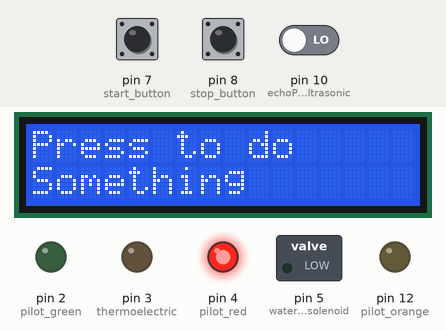
This sketch was run on a simulated Arduino Uno, built with avr-gcc and run on an emulated ATmega328P. Shown: 16×2 character LCD, switched loads named in the sketch (green lamp = pin HIGH), output pins drawn as LEDs (lit = HIGH). The test bench sets the inputs (shaded band); at power-on: pin 7 (start_button) HIGH, pin 8 (stop_button) HIGH, pin 10 (echoPin_ultrasonic) LOW. Pins used as bus, display or sensor lines are not drawn; what the sketch prints to the serial monitor is not drawn.

Above: at 3.3 s.
3.4 s: pin 7 (start_button) pulled LOW for 1 s
At 5.2 s:
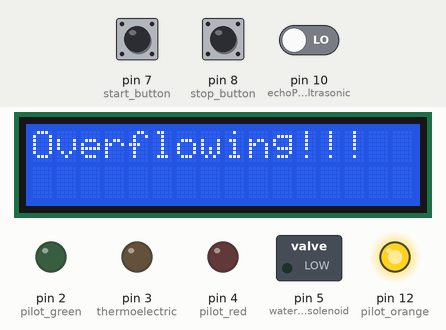
At 8.1 s:
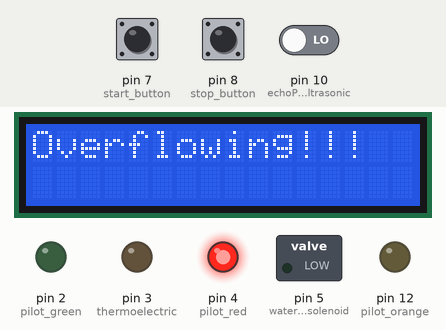
11.2 s: pin 7 (start_button) pulled LOW for 3.2 s
At 17.2 s:
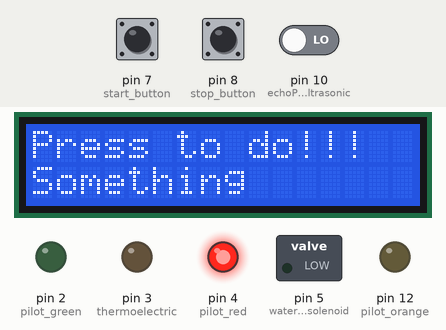
Timing chart, 0 to 18.7 s (numbered marks = the images above; inputs shaded):
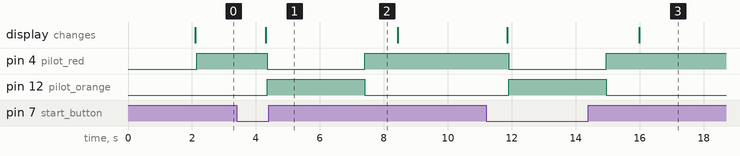

The sketch:

Hydroponics.ino
```cpp
#include <LiquidCrystal_I2C.h>
#include <DHT.h>
#define DHTPIN 6
#define DHTTYPE DHT22

// Discrete Values

const int water_air_solenoid = 5;
const int thermoelectric = 3;

// Analog Values

const int soil_moisture_L1 = A0;
const int soil_moisture_L2 = A1;
const int pt1000 = A2;

// Ultrasonic Sensor
const int trigPin_ultrasonic = 9;
const int echoPin_ultrasonic = 10;

// LCD Screen
LiquidCrystal_I2C lcd(0x27, 16, 2);

DHT dht(DHTPIN, DHTTYPE);
// Push Buttons
const int start_button = 7;
const int stop_button = 8;

// Pilot Lights
const int pilot_green = 2;
const int pilot_red = 4;
const int pilot_orange = 12;

// Float Values
float water_level = 0.0;
float env_temp = 0.0;
float water_temp = 0.0;
float sm_level_L1 = 0.0;
float sm_level_L2 = 0.0;

const float container_height = 15.4;

bool start_present_state = false;
bool stop_present_state = false;

bool START = false;
bool STOP = false;

const float vt_factor = 1.88;
const float offset = -14;


void setup() {
  // put your setup code here, to run once:

  pinMode(water_air_solenoid, OUTPUT);
  pinMode(thermoelectric, OUTPUT);

  pinMode(soil_moisture_L1, INPUT);
  pinMode(soil_moisture_L2, INPUT);
  pinMode(pt1000, INPUT);

  pinMode(trigPin_ultrasonic, OUTPUT);
  pinMode(echoPin_ultrasonic, INPUT);

  pinMode(start_button, INPUT_PULLUP);
  pinMode(stop_button, INPUT_PULLUP);

  pinMode(pilot_green, OUTPUT);
  pinMode(pilot_red, OUTPUT);
  pinMode(pilot_orange, OUTPUT);

  Serial.begin(9600);
  lcd.init();
  lcd.backlight();
  lcd.clear();
  dht.begin();
  Serial.println("Initializing...");
  lcd.setCursor(0, 0);
  lcd.print("Beginning...");
  Serial.println("Initializing Done.");
  Serial.println("Starting the Program...");
  delay(2000);
  lcd.clear();
  lcd.setCursor(0, 0);
  lcd.print("Press to do");
  lcd.setCursor(0, 1);
  lcd.print("Something");
  reset();
}


void loop() {
  // put your main code here, to run repeatedly:
  water_level = water_level_measure();
  selection();
  if (START) {
    if(water_level > 5){
      start_program();
    }else{
      START = false;
      STOP = true;
      lcd.clear();
      lcd.setCursor(0, 0);
      lcd.print("Overflowing!!!");
      reset();
      digitalWrite(pilot_red, LOW);
      digitalWrite(pilot_green, LOW);
      digitalWrite(pilot_orange, HIGH);
      delay(3000);

    }
  }
  if (STOP) {
    reset();
  }

  delayMicroseconds(500);
}

void start_program() {
  lcd.clear();
  digitalWrite(pilot_red, LOW);
  digitalWrite(pilot_green, HIGH);
  digitalWrite(pilot_orange, LOW);
  monitoring();
  monitoring_lcd();
  digitalWrite(water_air_solenoid, HIGH);
  delayMicroseconds(300);
  if(water_temp >= 23.00){
    digitalWrite(thermoelectric, HIGH);
  }else{
    digitalWrite(thermoelectric, LOW);
  }
  selection();
}

void reset() {
  delay(50);
  digitalWrite(water_air_solenoid, LOW);
  digitalWrite(thermoelectric, LOW);
  digitalWrite(pilot_red, HIGH);
  digitalWrite(pilot_green, LOW);
  digitalWrite(pilot_orange, LOW);
}


float water_level_measure() {
  digitalWrite(trigPin_ultrasonic, LOW);
  delayMicroseconds(2);
  digitalWrite(trigPin_ultrasonic, HIGH);
  delayMicroseconds(10);
  long duration = pulseIn(echoPin_ultrasonic, HIGH);
  float distance = duration * 0.034 / 2.0;
  return distance;
}

void monitoring() {
  env_temp= dht.readTemperature();
  int sensorValue = analogRead(pt1000);
  float voltage = sensorValue * (5.0/1023.0);
  water_temp = ((voltage * 100.0) / vt_factor) + offset;
  float water_level_percentage = ((container_height - water_level) / container_height) * 100;
  sm_level_L1 = map(analogRead(soil_moisture_L1), 0, 1024, 100, 0);
  sm_level_L2 = map(analogRead(soil_moisture_L2), 0, 1024, 100, 0);
  Serial.print("Water Level: ");
  Serial.print(water_level);
  Serial.print("DHT: ");
  Serial.print(env_temp);
  Serial.print("C PT1000: ");
  Serial.print(water_temp);
  Serial.print("C L1: ");
  Serial.print(sm_level_L1);
  Serial.print("% L2: ");
  Serial.print(sm_level_L2);
  Serial.println("%");
  delay(250);

}

void monitoring_lcd(){
  lcd.clear();
  lcd.print("Water Level = ");
  lcd.setCursor(0, 1);
  lcd.print(((container_height - water_level) / container_height) * 100);
  delay(1000);
  lcd.clear();
  lcd.print("Water Temp = ");
  lcd.setCursor(0, 1);
  lcd.print(water_temp);
  delay(1000);
  lcd.clear();
  lcd.print("Env Temp = ");
  lcd.setCursor(0, 1);
  lcd.print(env_temp);
  delay(1000);
  lcd.clear();
  lcd.print("Soil % = ");
  lcd.setCursor(0, 1);
  lcd.print((sm_level_L1 + sm_level_L2)/2);
  delay(1000);
}

void selection(){
  lcd.setCursor(0, 0);
  lcd.print("Press to do");
  lcd.setCursor(0, 1);
  lcd.print("Something");

  start_present_state = digitalRead(start_button);
  stop_present_state = digitalRead(stop_button);

  if(start_present_state == 0){
    Serial.println("Starting Program");
    START = true;
    STOP = false;
  }

  if(stop_present_state == 0){
    Serial.println("Program Stopped");
    START = false;
    STOP = true;
  }
  delay (50);

}
```

Measured:
- after the input at 3.4 s, pin 4 (pilot_red): HIGH → LOW after 0.96 s, → HIGH 3.1 s later; pin 12 (pilot_orange): LOW → HIGH after 0.96 s, → LOW 3.1 s later; the display: changes after 0.91 s (image 1)
- after the input at 11.2 s, pin 4 (pilot_red): HIGH → LOW after 0.71 s, → HIGH 3.1 s later; pin 12 (pilot_orange): LOW → HIGH after 0.71 s, → LOW 3.1 s later; the display: first changes after 0.66 s (image 3 shows a later state)
